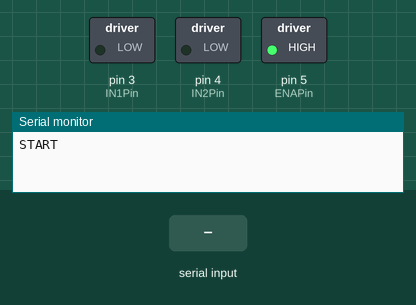
The sketch below on a simulated Arduino Uno, built with avr-gcc and run on an emulated ATmega328P. Shown: switched loads named in the sketch (green lamp = pin HIGH), the last lines printed to the serial monitor. The test bench sets the inputs (shaded band).

Above: at 1.2 s.
1.3 s: "a" received over the second serial link
At 2.5 s:
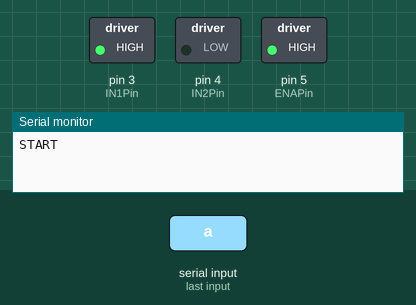
2.8 s: "b" received over the second serial link
4.3 s: "c" received over the second serial link
At 4.9 s:
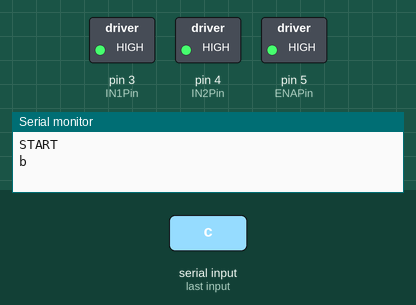
5.8 s: "b" received over the second serial link
At 7.2 s:
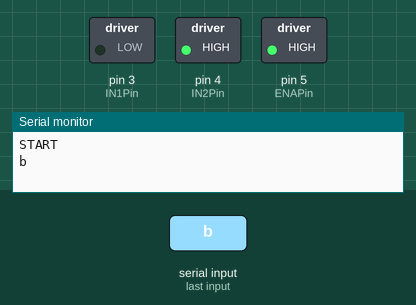
Timing chart, 0 to 8.3 s (numbered marks = the images above; inputs shaded):
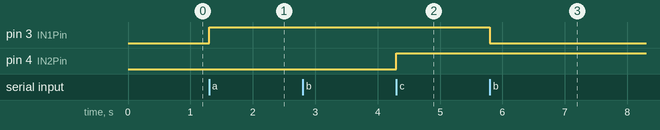

Measured:
- after the input at 1.3 s, pin 3 (IN1Pin): LOW → HIGH at once
- after the input at 4.3 s, pin 4 (IN2Pin): LOW → HIGH at once
- after the input at 5.8 s, pin 3 (IN1Pin): HIGH → LOW at once

The sketch:

DCMotor.ino
```cpp
#include <SoftwareSerial.h>
#define BT_RXD 8
#define BT_TXD 9

SoftwareSerial bluetooth(BT_RXD, BT_TXD);

// 3번과 4번 핀은 모터 제어에 관한 핀
int IN1Pin = 3;
int IN2Pin = 4;

// 5번핀은 모터의 힘을 설정해주는 핀
int ENAPin = 5;

void setup() {
  Serial.begin(9600);
  bluetooth.begin(9600);

  Serial.println("START");
  pinMode(IN1Pin, OUTPUT);
  pinMode(IN2Pin, OUTPUT); // 3, 4번 제어핀들은 핀모드를 출력은로 설정
  analogWrite(ENAPin, 255); //5번 핀에 255의 최대 힘을 설정한다.
}

void loop() {

   char val = bluetooth.read();

  if(bluetooth.available()){
    Serial.write(bluetooth.read());
  }

  if(val == 'a') {
    digitalWrite(IN1Pin, HIGH);
    digitalWrite(IN2Pin, LOW);
  }

  if(val == 'b') {
   digitalWrite(IN1Pin, LOW);
   digitalWrite(IN2Pin, HIGH);
  }

  if(val == 'c') {
  //Brake (Stop) 핀 3, 4에 똑같이 High를 주거나 Low을 주면 은 멈춘다.
   digitalWrite(IN1Pin, HIGH);
   digitalWrite(IN2Pin, HIGH);
  }
}
```
